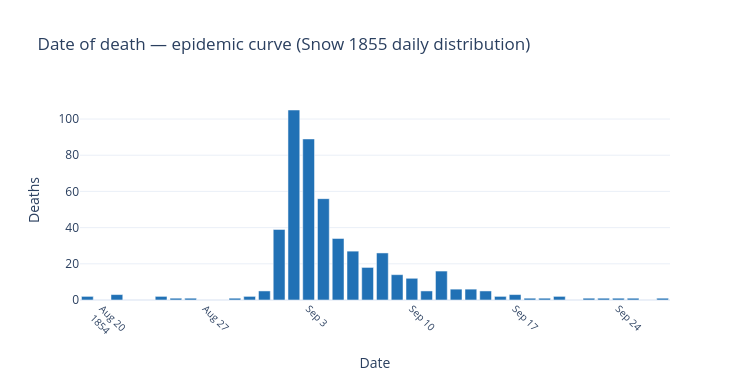

Notebook code for this chart:
### Code cell
# Figure 14c — epidemic curve
fig_c = go.Figure(go.Bar(
    x=[str(d.date()) for d in date_counts.index],
    y=date_counts.values,
    marker_color="#2171b5",
))
fig_c.update_layout(
    title="Date of death — epidemic curve (Snow 1855 daily distribution)",
    xaxis_title="Date", yaxis_title="Deaths",
    xaxis=dict(tickangle=45, tickfont=dict(size=10)),
    template="plotly_white", height=380, width=750,
)
fig_c.show()

### Figure 1 — Plotly figure (JSON) as saved in the notebook; plotly's stock layout.template omitted (floating-point values rounded to 4 significant figures)
{"data": [{"marker": {"color": "#2171b5"}, "type": "bar", "x": ["1854-08-19", "1854-08-21", "1854-08-24", "1854-08-25", "1854-08-26", "1854-08-29", "1854-08-30", "1854-08-31", "1854-09-01", "1854-09-02", "1854-09-03", "1854-09-04", "1854-09-05", "1854-09-06", "1854-09-07", "1854-09-08", "1854-09-09", "1854-09-10", "1854-09-11", "1854-09-12", "1854-09-13", "1854-09-14", "1854-09-15", "1854-09-16", "1854-09-17", "1854-09-18", "1854-09-19", "1854-09-20", "1854-09-22", "1854-09-23", "1854-09-24", "1854-09-25", "1854-09-27"], "y": [2, 3, 2, 1, 1, 1, 2, 5, 39, 105, 89, 56, 34, 27, 18, 26, 14, 12, 5, 16, 6, 6, 5, 2, 3, 1, 1, 2, 1, 1, 1, 1, 1]}], "layout": {"height": 380, "title": {"text": "Date of death — epidemic curve (Snow 1855 daily distribution)"}, "width": 750, "xaxis": {"tickangle": 45, "tickfont": {"size": 10}, "title": {"text": "Date"}}, "yaxis": {"title": {"text": "Deaths"}}}}
